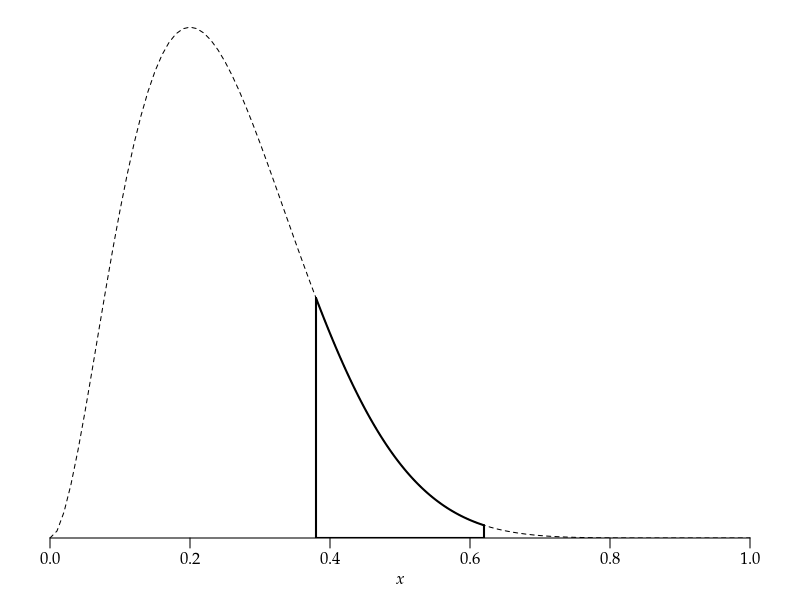

R code for this plot: (Note: this script raises an error after producing the figure.)
args = commandArgs()
basename = sub(".R$", "", sub("^--file=(.*/)?", "", args[grep("^--file=", args)]))
if (length(basename) != 0)
    pdf(file=paste0(basename, "_tmp.pdf"), colormodel="gray", width=4, height=2.5)
par(family="Palatino")
par(mgp=c(1.5,0.5,0)) # title and axis margins. default: c(3,1,0)
par(mar=c(3,1,1,1)+0.1) # bottom, left, top, right margins. default: c(5,4,4,2)+0.1

plot(NULL, xlim=c(0,1), ylim=c(0,dbeta(0.2,3,9)*1.01),
     xlab=expression(italic(x)), ylab="", yaxs="i", axes=FALSE)
axis(1)

curve(dbeta(x,3,9), lty=2, add=TRUE)
curve(dbeta(x,3,9), xlim=c(0.38,0.62), lwd=2, add=TRUE)
segments(0.38, 0, 0.38, dbeta(0.38,3,9), lwd=2)
segments(0.62, 0, 0.62, dbeta(0.62,3,9), lwd=2)
segments(0.38, 0, 0.62, 0, lwd=2)

dev.off()
embedFonts(paste0(basename, "_tmp.pdf"), outfile=paste0(basename, ".pdf"),
           options="-c \"<</NeverEmbed []>> setdistillerparams\" -f ")
